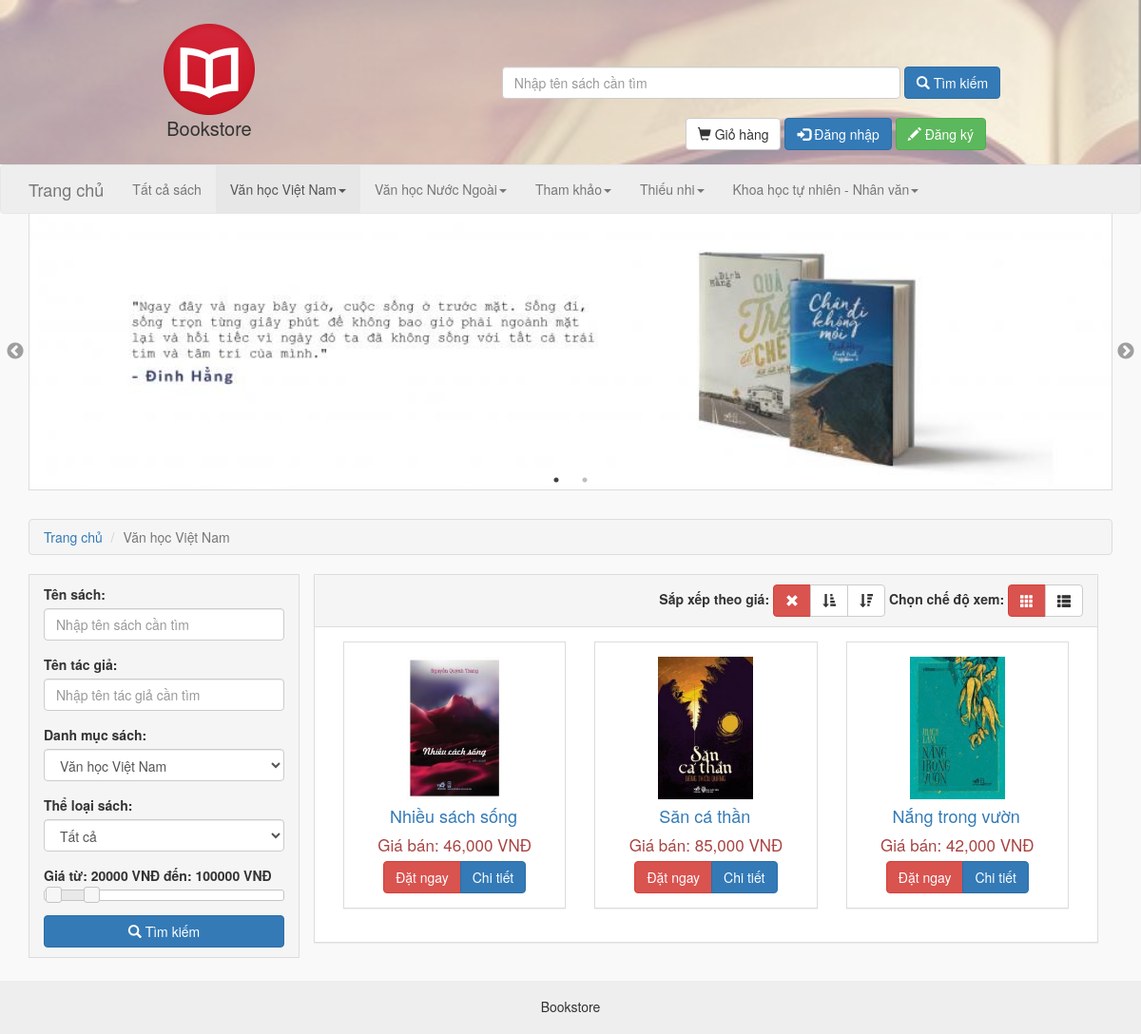
Page /index.php?c=Sach&act=DanhSach&madms=1 on the committed database.
### tables this page shows
CREATE TABLE `DANHMUCSACH` (
  `MADMS` int(11) NOT NULL,
  `TENDMS` varchar(40) DEFAULT NULL
);

CREATE TABLE `SACH` (
  `MASACH` int(11) NOT NULL,
  `MANXB` int(11) DEFAULT NULL,
  `MALOAI` int(11) DEFAULT NULL,
  `MADMS` int(11) DEFAULT NULL,
  `MATG` int(11) DEFAULT NULL,
  `TENSACH` varchar(100) DEFAULT NULL,
  `GIABAN` bigint(20) DEFAULT NULL,
  `BAIGIOITHIEU` mediumtext DEFAULT NULL,
  `HINH` varchar(200) DEFAULT NULL,
  `KICHTHUOC` varchar(100) DEFAULT NULL,
  `SOTRANG` int(11) DEFAULT NULL,
  `SOLUONG` int(11) DEFAULT NULL,
  `CONLAI` int(11) DEFAULT NULL,
  `NGAYXB` date DEFAULT NULL
);

### Controller/DanhMuc/DanhMuc.php (called while the page is built)
<?php
	include_once("Model/DanhMuc.php");
	include_once("Model/LoaiSach.php");
	$danhmuc = new DanhMuc();
	$ls = new LoaiSach();
	$result = $danhmuc->LayDanhMuc();
	for ($i=0; $i < count($result); $i++) {
		$result[$i]['DSLoaiSach'] = $ls->LayLoaiSachTheoDanhMuc($result[$i]['MADMS']);
	}
	include_once("View/DanhMuc/DanhMuc.php");
?>

### Model/DataProvider.php (called while the page is built, shortened)
<?php
class DataProvider
{
	private $link;
	function __construct()
	{
		$this->link=mysqli_connect(getenv('DB_HOST'),getenv('DB_USER'), getenv('DB_PASS'), getenv('DB_NAME'));
	}
	function ExecuteQuery($sql)
	{
		mysqli_query($this->link,"set names 'utf8'");
		return mysqli_query($this->link, strtoupper($sql));
	}
	function Fetch($sql)
	{
		$result=$this->ExecuteQuery(strtoupper($sql));
		return mysqli_fetch_assoc($result);
	}
	function FetchAll($sql)
	{
		$result=$this->ExecuteQuery(strtoupper($sql));
		$arr=array();
		while($row=mysqli_fetch_assoc($result))
		{
			$arr[]=$row;
		}
		return $arr;
	}
}
?>

### Model/DanhMuc.php (called while the page is built, shortened)
<?php
	include_once("DataProvider.php");
	class DanhMuc
	{
		private $cn;
		function __construct(){
			$this->cn = new DataProvider();
		}
		function LayDanhMuc(){
			$sql = "select * from danhmucsach";
			return $this->cn->FetchAll($sql);
		}
		function LayDanhMucTheoMa($id){
			$sql = "select * from danhmucsach where MADMS = $id";
			return $this->cn->Fetch($sql);
		}
	}
?>

### Model/LoaiSach.php (called while the page is built, shortened)
<?php
	include_once("DataProvider.php");
	class LoaiSach
	{
		private $cn;
		function __construct(){
			$this->cn = new DataProvider();
		}
		function LayLoaiSachTheoDanhMuc($madms)
		{
			$sql = "SELECT * FROM LOAISACH WHERE MALOAI IN (SELECT MALOAI FROM SACH WHERE MADMS = $madms)";
			return $this->cn->FetchAll($sql);
		}
	}
?>

### Controller/Sach/Breadcrumb.php (called while the page is built, shortened)
<?php
	if(!isset($_REQUEST['btnTimKiem']))
	{
		include_once("Model/DanhMuc.php");
		include_once("Model/LoaiSach.php");
		include_once("Model/Sach.php");
		if(isset($_GET["madms"]) && $_GET["madms"] > 0)
		{
			$dms = new DanhMuc();
			$result_dms = $dms->LayDanhMucTheoMa($_GET['madms']);
		}
	}
	else
	{
		$timkiem = true;
	}
	include_once("View/Sach/Breadcrumb.php");
?>

### Controller/Sach/DanhSach.php (called while the page is built, shortened)
<?php
	include_once("Model/Sach.php");
	include_once("Model/DanhMuc.php");
	include_once("Model/LoaiSach.php");
	$sach = new Sach();
	$dms = new DanhMuc();
	$result_dms = $dms->LayDanhMuc();
	$tensach = '';
	$tentg = '';
	$dms_id = 0;
	$ls_id = 0;
	$gia1 = -1;
	$gia2 = -1;
	$sapxep = 0;
	$offset = 0;
	if(isset($_GET['madms']))
	{
		$dms_id = $_GET['madms'];
	}
	if(isset($_GET['top']))
	{
		if($_GET['top'] == 'banchay')
		{
			$result = $sach->LaySachBanChay($sapxep);
		}
		else if($_GET['top'] == 'moixb')
		{
			$count_book = count($sach->LaySachMoiXB($sapxep, -1));
			$result=$sach->LaySachMoiXB($sapxep, $offset);
		}
	}
	else
	{
		$count_book = count($sach->LaySachTheoYeuCau($tensach, $tentg, $dms_id, $ls_id, $gia1, $gia2, $sapxep, -1));
		$result = $sach->LaySachTheoYeuCau($tensach, $tentg, $dms_id, $ls_id, $gia1, $gia2, $sapxep, $offset);
	}
	include_once("View/Sach/DanhSach.php");
?>

### Model/Sach.php (called while the page is built, shortened)
<?php
	include_once("DataProvider.php");
	class Sach
	{
		private $cn;
		function __construct(){
			$this->cn = new DataProvider();
		}
		function LaySachTheoYeuCau($tensach, $tentg, $dms, $ls, $gia1, $gia2, $sapxep, $offset)
		{
			$sql = "SELECT * FROM SACH S JOIN NHAXUATBAN NXB ON S.MANXB = NXB.MANXB JOIN TACGIA TG ON TG.MATG = S.MATG JOIN DANHMUCSACH DMS ON S.MADMS = DMS.MADMS JOIN LOAISACH LS ON LS.MALOAI = S.MALOAI";
			$sql.= " WHERE S.TENSACH LIKE '%$tensach%'";
			$sql.=" AND TG.TENTG LIKE '%$tentg%'";
			if($dms != 0)
			{
				$sql.= " AND S.MADMS = $dms";
			}
			if($offset > -1)
				$sql.= " LIMIT ".ITEMS_PAGE." OFFSET $offset";
			return $this->cn->FetchAll($sql);
		}
	}
?>

### View/Sach/DanhSach.php (the view, shortened to what this page needs)
<div class="container">
	<div class="col-xs-3 col-sm-3 col-md-3 col-lg-3 aside" >
		<form role="form" id="frmTimKiem">
			<div class="form-group">
				<label for="txtTenSach">Tên sách: </label>
				<input type="text" class="form-control" name="tensach" id="txtTenSach" placeholder="Nhập tên sách cần tìm" <?php if(!empty($_GET['tensach'])) echo "value='{$_GET['tensach']}'"; ?>>
			</div>
			<div class="form-group">
				<label for="txtTenTG">Tên tác giả: </label>
				<input type="text" class="form-control" name="tentg" id="txtTenTG" placeholder="Nhập tên tác giả cần tìm" <?php if(!empty($_GET['tentg'])) echo "value='{$_GET['tentg']}'"; ?>>
			</div>
			<div class="form-group">
				<label for="madms">Danh mục sách: </label>
				<select class="form-control" name="madms" id="cmbDanhMuc">
					<?php
						foreach ($result_dms as $row) {
							if(isset($dms_id) && $dms_id == $row['MADMS'])
								echo "<option selected value='{$row['MADMS']}'>{$row['TENDMS']}</option>";
							else
								echo "<option value='{$row['MADMS']}'>{$row['TENDMS']}</option>";
						}
					?>
				</select>
			</div>
			<div class="form-group">
				<label for="maloai">Thể loại sách: </label>
				<select class="form-control" name="maloai" id="cmbTheLoai">
					<?php
						if($ls_id == 0)
							echo "<option selected value='0'>Tất cả</option>";
						else
							echo "<option value='0'>Tất cả</option>";
					?>
				</select>
			</div>
			<div class="form-group">
				<label id="label-slider-range">Giá từ: </label>
				<div id="slider-range"></div>
			</div>
			<button type="submit" name="btnTimKiem" class="btn btn-primary btn-block"><span class="glyphicon glyphicon-search" aria-hidden="true"></span> Tìm kiếm</button>
		</form>
	</div>
	<div class="col-xs-9 col-sm-9 col-md-9 col-lg-9">
		<div class="panel panel-default">
			<div class="panel-heading text-right">
				<strong>Sắp xếp theo giá: </strong>
				<div class="btn-group">
					<button type="button" id="btnXoaSX" <?php if($sapxep == 0) echo "class='btn btn-danger'"; else echo "class='btn btn-default'"; ?>><span class="glyphicon glyphicon-remove" aria-hidden="true"></span></button>
					<button type="button" id="btnTangDan" <?php if($sapxep == 1) echo "class='btn btn-danger'"; else echo "class='btn btn-default'"; ?>><span class="glyphicon glyphicon-sort-by-attributes" aria-hidden="true"></span></button>
					<button type="button" id="btnGiamDan" <?php if($sapxep == -1) echo "class='btn btn-danger'"; else echo "class='btn btn-default'"; ?>><span class="glyphicon glyphicon-sort-by-attributes-alt" aria-hidden="true"></span></button>
				</div>
				<strong>Chọn chế độ xem: </strong>
				<div class="btn-group">
					<button type="button" id="btnGrid" <?php if(!isset($_GET['danght']) || (isset($_GET['danght']) && $_GET['danght'] != "list")) echo "class='btn btn-danger'"; else echo "class='btn btn-default'"; ?>><span class="glyphicon glyphicon-th" aria-hidden="true"></span></button>
					<button type="button" id="btnList" <?php if(isset($_GET['danght']) && $_GET['danght'] == "list") echo "class='btn btn-danger'"; else echo "class='btn btn-default'"; ?>><span class="glyphicon glyphicon-th-list" aria-hidden="true"></span></button>
				</div>
			</div>
			<div class="panel-body">
<?php
	if(count($result) == 0)
	{
		echo "<h5>Không có sách. Bạn hãy tìm kiếm với từ khoá khác.</h5>";
	}
	else
	{
		foreach ($result as $row) {
			$gia = number_format($row['GIABAN']);
			$moi = '';
			if($row['CONLAI'] > 0)
			{
				$button = '<button type="button" class="btn btn-danger btnThem">Đặt ngay</button>';
			}
			else
			{
				$button = '<button type="button" class="btn btn-danger disabled">Hết hàng</button>';
			}
			if(isset($_GET['danght']) && $_GET['danght'] == "list")
			{
				$item = <<<EOD
				<div class="col-xs-12 col-sm-12 col-md-12 col-lg-12">
					<div class="panel panel-default panel-sach">
						<div class="panel-body">
							<div class="col-sm-4 text-center">
								<img class="biasach" src="hinh/{$row['HINH']}">
								$moi
							</div>
							<div class="col-sm-8">
								<div class="tensach"><a href="index.php?c=Sach&act=ChiTiet&madms={$row['MADMS']}&maloai={$row['MALOAI']}&masach={$row['MASACH']}">{$row['TENSACH']}</a></div>
								<div class="tentg">Tác giả: {$row['TENTG']}</div>
								<div class="tennxb">Nhà xuất bản: {$row['TENNXB']}</div>
								<div class="giaban text-danger">Giá bán: $gia VNĐ</div>
								<form method="post">
									<input type="hidden" name="masach" value="{$row['MASACH']}">
									<input type="hidden" name="btnThem">
									<div class="btn-group">
										$button
										<a href="index.php?c=Sach&act=ChiTiet&madms={$row['MADMS']}&maloai={$row['MALOAI']}&masach={$row['MASACH']}" class="btn btn-primary">Chi tiết</a>
									</div>
								</form>
							</div>
						</div>
					</div>
				</div>
EOD;
				echo $item;
			}
			else
			{
				$item = <<<EOD
				<div class="col-xs-4 col-sm-4 col-md-4 col-lg-4">
					<div class="panel panel-default panel-sach">
						<div class="panel-body text-center">
							<img class="biasach" src="hinh/{$row['HINH']}">
							$moi
							<div class="tensach text-ellipsis"><a href="index.php?c=Sach&act=ChiTiet&madms={$row['MADMS']}&maloai={$row['MALOAI']}&masach={$row['MASACH']}">{$row['TENSACH']}</a></div>
							<div class="giaban text-danger">Giá bán: $gia VNĐ</div>
							<form method="post">
								<input type="hidden" name="masach" value="{$row['MASACH']}">
								<input type="hidden" name="btnThem">
								<div class="btn-group">
									$button
									<a href="index.php?c=Sach&act=ChiTiet&madms={$row['MADMS']}&maloai={$row['MALOAI']}&masach={$row['MASACH']}" class="btn btn-primary">Chi tiết</a>
								</div>
							</form>
						</div>
					</div>
				</div>
EOD;
				echo $item;
			}
		}
	}
?>
			</div>
		</div>
	</div>
</div>

### View/DanhMuc/DanhMuc.php (shortened to what this page needs)
<?php
	echo '<ul class="nav navbar-nav">';
	if(isset($_REQUEST['madms']) && $_REQUEST['madms'] == 0)
		echo '<li class="active"><a href="index.php?c=Sach&act=DanhSach&madms=0&maloai=0">Tất cả sách</a></li>';
	else
		echo '<li><a href="index.php?c=Sach&act=DanhSach&madms=0&maloai=0">Tất cả sách</a></li>';
	foreach ($result as $row) {
		$active = '';
		if(isset($_REQUEST['madms']) && $_REQUEST['madms'] == $row['MADMS'])
			$active = 'active';
		$dms = <<< EOD
		<li class="dropdown $active">
			<a href='index.php?c=Sach&act=DanhSach&madms={$row['MADMS']}' class="dropdown-toggle" data-toggle="dropdown"> {$row['TENDMS']}<b class="caret"></b></a>
			<ul class="dropdown-menu">
EOD;
		echo $dms;
		echo "</ul></li>";
	}
?>
</ul>

### View/Sach/Breadcrumb.php (shortened to what this page needs)
<div class="container">
	<ol class="breadcrumb">
		<li>
			<a href="index.php">Trang chủ</a>
		</li>
		<?php
			if(isset($timkiem))
			{
				echo "<li class='active'>Kết quả tìm kiếm</li>";
			}
			else
			{
				if(isset($_REQUEST['top']))
				{
					if($_REQUEST['top'] == 'banchay')
					{
						echo "<li class='active'>Sách bán chạy</li>";
					}
					else if($_REQUEST['top'] == 'moixb')
					{
						echo "<li class='active'>Sách mới xuất bản</li>";
					}
				}
				else
				{
					if($_REQUEST['madms'] == 0)
					{
						echo "<li class='active'>Tất cả</li>";
					}
					else
					{
						if(!isset($result_ls))
						{
							echo "<li class='active'>{$result_dms['TENDMS']}</li>";
						}
					}
				}
			}
		?>
	</ol>
</div>

### index.php (style rules this page uses)
body { background-color: #f9f9f9; }
.panel { border-radius: 0; }
.panel-sach { transition: box-shadow 0.5s; }
.panel-sach .tensach { font-size: 18px; padding: 5px 0; }
.panel-sach .tensach.text-ellipsis { width: 200px; white-space: nowrap; text-overflow: ellipsis; overflow: hidden; }
.panel-sach .biasach { height: 150px; width: 100px; }
.panel-sach .giaban, .panel-sach .tentg, .panel-sach .tennxb { padding-bottom: 5px; font-size: 17px; }

### View/Sach/Breadcrumb.php (style rules this page uses)
.breadcrumb { border: 1px solid #ddd; }

### View/Sach/DanhSach.php (style rules this page uses)
.aside { background-color: #f5f5f5; border: 1px solid #ddd; padding-top: 10px; padding-bottom: 10px; }

### rows in the picture
danhmucsach: TENDMS "Văn học Việt Nam"
danhmucsach: TENDMS "Văn học Nước Ngoài"
danhmucsach: TENDMS "Tham khảo"
danhmucsach: TENDMS "Thiếu nhi"
danhmucsach: TENDMS "Khoa học tự nhiên - Nhân văn"
sach: HINH (picture), TENSACH "Nhiều sách sống", GIABAN "46,000", CONLAI "Đặt ngay"
sach: HINH (picture), TENSACH "Săn cá thần", GIABAN "85,000", CONLAI "Đặt ngay"
sach: HINH (picture), TENSACH "Nắng trong vườn", GIABAN "42,000", CONLAI "Đặt ngay"

### other values in the picture
form field madms "Văn học Việt Nam"
